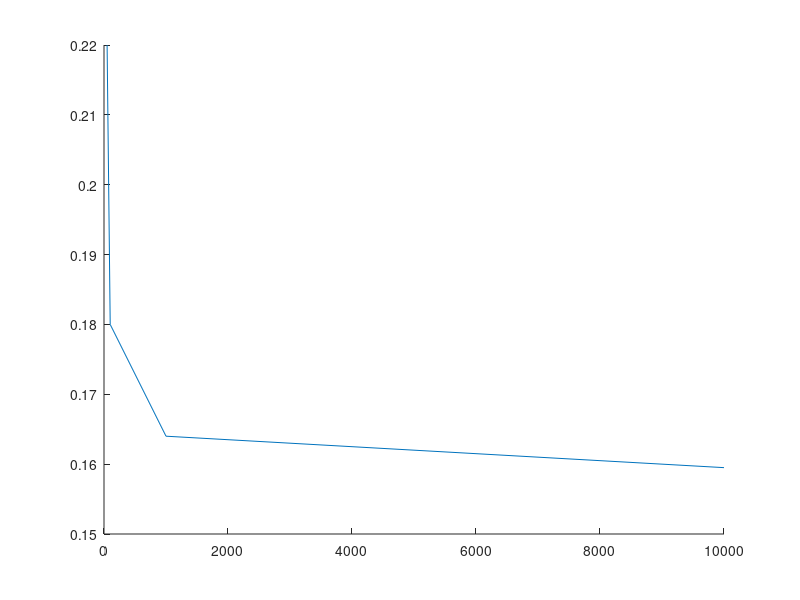

Write the MATLAB code that produced this figure. (Note: this script raises an error after producing the figure.)
%% Question 1 
%{
    Simulate the rolling of two fair dice to estimate P(x+y = 7), where
    x and y are two i.i.d dies
%}
%% TODO - replace n with a logspace and go out longer
n = [50,100, 1000, 10000];

nRuns = numel(n);

targetSum = 7;
dieMax = 6;
nDies = 2;

probOfTargetSum = zeros(nRuns,1);

% Run Simulation
runCounter = 1;

%% TODO - change this loop to just simulate once and then truncate the
% results.... to plot different n

for nCurrent = n
    % Toss the Die
    dieTosses = unidrnd(dieMax, nCurrent, nDies);
    dieSum = sum(dieTosses, 2);
    
    % Number matching target
    nMatchingTargetSum = sum(dieSum == targetSum);

    % Results
    probOfTargetSum(runCounter) = nMatchingTargetSum / nCurrent;

    runCounter = runCounter + 1;    
end

% Plot
figure('Name','HW1 - Q1');
hold on;
plot(n, probOfTargetSum);
yline(1/6, 'r--');
legend('Simulation Results','True Probability')
grid on;
xlabel('Number of Trials');
ylabel(sprintf('P(x = %d', targetSum));
title('Probability of Seeing A Sum of %d When Rolling Two Fair Dice vs Trials');
